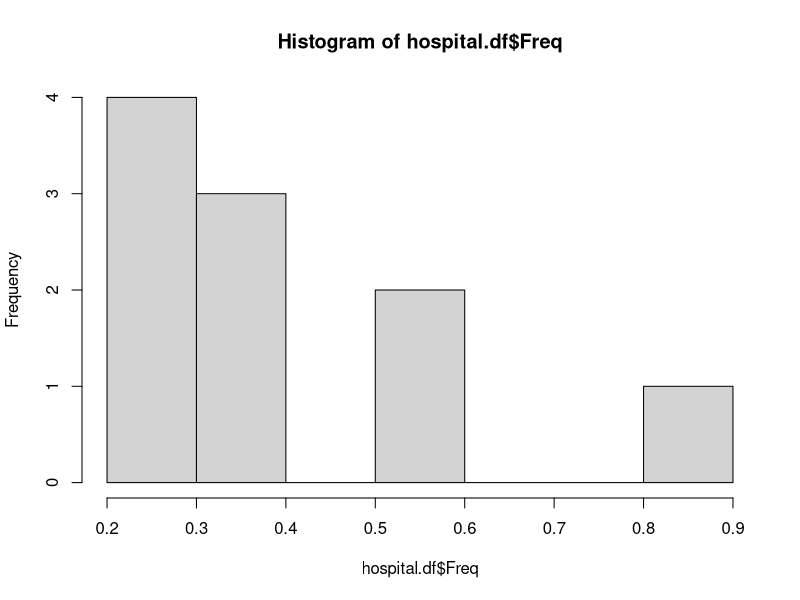

The R script that drew this image:
Freq <- c(0.6,0.3,0.4,0.4,0.2,0.6,.3,0.4,0.9,0.2)
BP <- c(103,87,32,43,59,109,78,205,135,178) 
First <- c(1,1,1,1,0,0,0,0,NA,1)
Second <- c(0,0,1,1,0,0,1,1,1,1) 
Final <- c(0,1,0,1,0,1,0,1,1,1)
hospital.df <- data.frame(Freq,BP,First,Second,Final)  
hist(hospital.df$Freq)
#$BP,$First,$Second,$Final were also used seperatly

